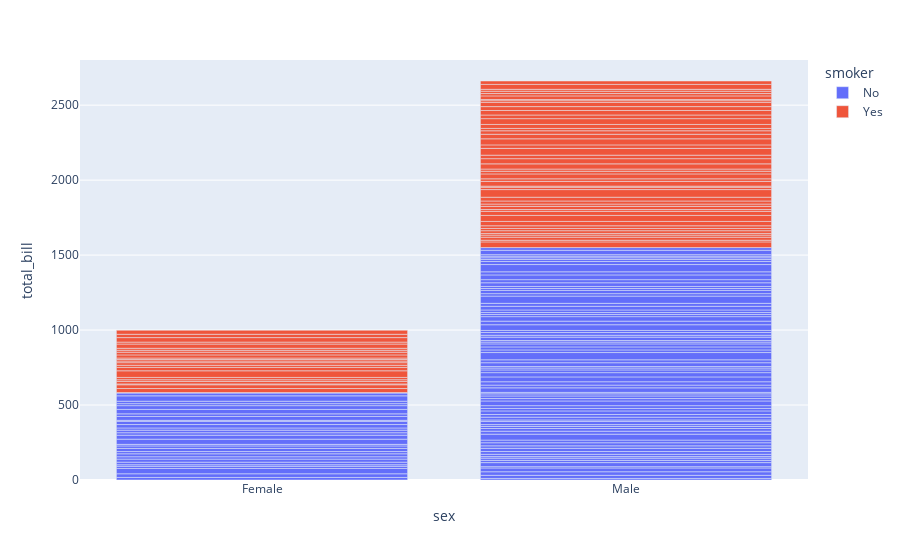

The notebook cell saved with this chart:
### Code cell
df=px.data.tips()
condi=df[df['time']=='Dinner']
fig=px.bar(condi,x='sex',y='total_bill',hover_data=['tip','day','size'],color='smoker')
fig.show()

### Figure 1 — Plotly figure (JSON) as saved in the notebook; plotly's stock layout.template omitted (floating-point values rounded to 4 significant figures; data arrays with more than 128 entries replaced by an {"elided": "..."} marker saying what was removed)
{"data": [{"alignmentgroup": "True", "customdata": {"elided": "106x3 mixed values"}, "hovertemplate": "smoker=No<br>sex=%{x}<br>total_bill=%{y}<br>tip=%{customdata[0]}<br>day=%{customdata[1]}<br>size=%{customdata[2]}<extra></extra>", "legendgroup": "No", "marker": {"color": "#636efa", "pattern": {"shape": ""}}, "name": "No", "offsetgroup": "No", "orientation": "v", "showlegend": true, "textposition": "auto", "type": "bar", "x": ["Female", "Male", "Male", "Male", "Female", "Male", "Male", "Male", "Male", "Male", "Male", "Female", "Male", "Male", "Female", "Male", "Female", "Male", "Female", "Male", "Male", "Female", "Female", "Male", "Male", "Male", "Male", "Male", "Male", "Female", "Male", "Male", "Female", "Female", "Male", "Male", "Male", "Female", "Male", "Male", "Male", "Male", "Male", "Male", "Male", "Male", "Male", "Male", "Male", "Male", "Male", "Female", "Female", "Male", "Male", "Male", "Female", "Male", "Male", "Male", "Female", "Male", "Male", "Female", "Female", "Male", "Male", "Female", "Male", "Female", "Male", "Male", "Female", "Male", "Male", "Female", "Female", "Male", "Male", "Male", "Male", "Male", "Male", "Female", "Male", "Female", "Female", "Male", "Male", "Male", "Female", "Male", "Male", "Male", "Male", "Male", "Male", "Male", "Male", "Male", "Male", "Male", "Female", "Male", "Male", "Female"], "xaxis": "x", "y": [16.99, 10.34, 21.01, 23.68, 24.59, 25.29, 8.77, 26.88, 15.04, 14.78, 10.27, 35.26, 15.42, 18.43, 14.83, 21.58, 10.33, 16.29, 16.97, 20.65, 17.92, 20.29, 15.77, 39.42, 19.82, 17.81, 13.37, 12.69, 21.7, 19.65, 9.55, 18.35, 15.06, 20.69, 17.78, 24.06, 16.31, 16.93, 18.69, 31.27, 16.04, 17.46, 13.94, 9.68, 30.4, 18.29, 22.23, 32.4, 28.55, 18.04, 12.54, 10.29, 34.81, 9.94, 25.56, 19.49, 26.41, 48.27, 17.59, 20.08, 16.45, 20.23, 12.02, 17.07, 14.73, 10.51, 22.49, 22.75, 12.46, 20.92, 18.24, 14, 7.25, 38.07, 23.95, 25.71, 17.31, 29.93, 14.07, 13.13, 17.26, 24.55, 19.77, 29.85, 48.17, 25, 13.39, 16.49, 21.5, 12.66, 16.21, 13.81, 24.52, 20.76, 31.71, 20.69, 48.33, 20.45, 13.28, 11.61, 10.77, 10.07, 35.83, 29.03, 17.82, 18.78], "yaxis": "y"}, {"alignmentgroup": "True", "customdata": {"elided": "70x3 mixed values"}, "hovertemplate": "smoker=Yes<br>sex=%{x}<br>total_bill=%{y}<br>tip=%{customdata[0]}<br>day=%{customdata[1]}<br>size=%{customdata[2]}<extra></extra>", "legendgroup": "Yes", "marker": {"color": "#EF553B", "pattern": {"shape": ""}}, "name": "Yes", "offsetgroup": "Yes", "orientation": "v", "showlegend": true, "textposition": "auto", "type": "bar", "x": ["Male", "Male", "Male", "Male", "Male", "Male", "Female", "Male", "Female", "Female", "Male", "Male", "Female", "Female", "Male", "Male", "Male", "Male", "Female", "Female", "Female", "Female", "Male", "Male", "Male", "Female", "Female", "Female", "Female", "Male", "Male", "Male", "Male", "Male", "Male", "Male", "Male", "Female", "Male", "Male", "Male", "Male", "Male", "Male", "Female", "Male", "Female", "Male", "Male", "Male", "Male", "Male", "Female", "Male", "Male", "Female", "Female", "Female", "Male", "Male", "Male", "Female", "Female", "Male", "Male", "Male", "Male", "Male", "Female", "Male"], "xaxis": "x", "y": [38.01, 11.24, 20.29, 13.81, 11.02, 18.29, 3.07, 15.01, 26.86, 25.28, 17.92, 28.97, 5.75, 16.32, 40.17, 27.28, 12.03, 21.01, 11.35, 15.38, 44.3, 22.42, 15.36, 20.49, 25.21, 14.31, 17.51, 10.59, 10.63, 50.81, 15.81, 7.25, 31.85, 16.82, 32.9, 17.89, 14.48, 9.6, 34.63, 34.65, 23.33, 45.35, 23.17, 40.55, 20.9, 30.46, 18.15, 23.1, 15.69, 26.59, 38.73, 24.27, 12.76, 30.06, 25.89, 13.27, 28.17, 12.9, 28.15, 11.59, 7.74, 30.14, 22.12, 24.01, 15.69, 15.53, 12.6, 32.83, 27.18, 22.67], "yaxis": "y"}], "layout": {"barmode": "relative", "legend": {"title": {"text": "smoker"}, "tracegroupgap": 0}, "margin": {"t": 60}, "xaxis": {"anchor": "y", "domain": [0, 1], "title": {"text": "sex"}}, "yaxis": {"anchor": "x", "domain": [0, 1], "title": {"text": "total_bill"}}}}
